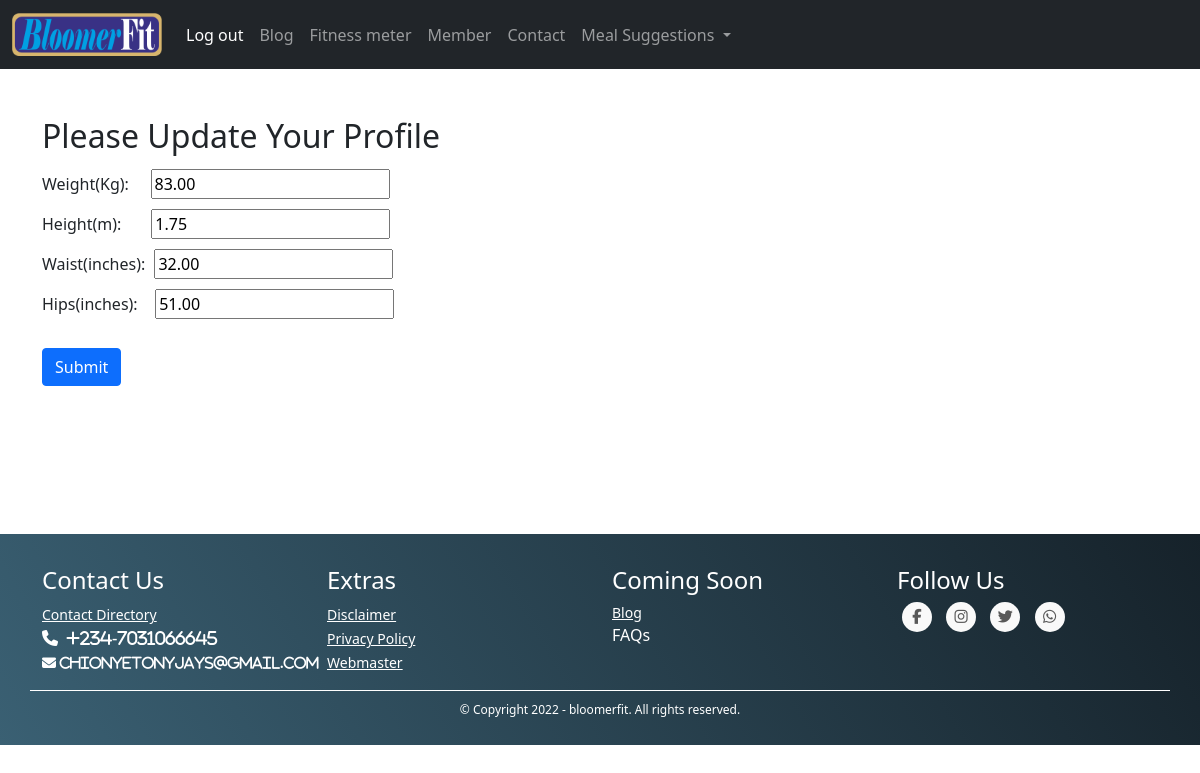
Screenshot of /profile/ (signed in) with the database file from the repository.
### user/models.py (models this page shows, shortened)
class User(AbstractBaseUser, PermissionsMixin):
    email = models.EmailField(_('email address'), unique=True)
    first_name = models.CharField(_('first name'), max_length=30, blank=True)
    last_name = models.CharField(_('last name'), max_length=30, blank=True)
    date_joined = models.DateTimeField(_('date joined'), auto_now_add=True)
    is_active = models.BooleanField(default=True)
    is_staff = models.BooleanField(default=False)
    weight=models.DecimalField(max_digits=5, decimal_places=2, default= 1.10)
    height=models.DecimalField(max_digits=5, decimal_places=2, default= 1.10)
    waist=models.DecimalField(max_digits=5, decimal_places=2, default= 1.10)
    hips=models.DecimalField(max_digits=5, decimal_places=2, default= 1.10)
    GENDER=(
        ('MALE', 'Male'),
        ('FEMALE', 'Female'),
    )
    gender = models.CharField(max_length=6, choices=GENDER, default='Male')
    objects = UserManager()
    USERNAME_FIELD = 'email'
    REQUIRED_FIELDS = []
    class Meta:
        verbose_name = _('user')
        verbose_name_plural = _('users')

### user/views.py (the view, shortened to what this page needs)
# urls.py: path('profile/', views.profile, name='profile'),
@login_required
def profile(request):
	u = User.objects.get(email=request.user.email)
	log=StatsLogin()
	form = NewUserChangeForm()
	weight=u.weight
	height=u.height
	waist=u.waist
	hips=u.hips
	return render(request, "user/profile.html", {'form':form, 'weight':weight, 'height':height, 'waist':waist, 'hips':hips })

### user/forms.py
class NewUserChangeForm(UserChangeForm):
    class Meta:
        model = User
        fields = ('weight', 'height','waist', 'hips')
        weight = forms.DecimalField(
            widget=forms.NumberInput(attrs={
                "class": "form-control"
            })
        )
        height = forms.DecimalField(
            widget=forms.NumberInput(attrs={
                "class": "form-control"
            })
        )
        waist = forms.DecimalField(
            widget=forms.NumberInput(attrs={
                "class": "form-control"
            })
        )
        hips = forms.DecimalField(
            widget=forms.NumberInput(attrs={
                "class": "form-control"
            })
        )

### user/templates/user/profile.html (shortened to what this page needs)
{% extends "user/base.html" %}
{% load crispy_forms_tags %}
{% block body %}
<div class="container py-5">
  <h2>Please Update Your Profile</h2>
  <form action="{% url 'user:profile' %}" method="POST">
      <div class="fieldWrapper">
          <label for="{{ form.weight.id_for_label }}">Weight(Kg):</label>&nbsp;&nbsp;&nbsp;
          <input id="weight" type="text" name="weight" value="{{ weight }}">
      </div>
      <div class="fieldWrapper">
          <label for="{{ form.height.id_for_label }}">Height(m):</label>&nbsp;&nbsp;&nbsp;&nbsp;&nbsp;
          <input id="height" type="text" name="height" value="{{ height }}">
      </div>
      <div class="fieldWrapper">
          <label for="{{ form.waist.id_for_label }}">Waist(inches):</label>
          <input id="waist" type="text" name="waist" value="{{ waist }}">
      </div>
      <div class="fieldWrapper">
          <label for="{{ form.hips.id_for_label }}">Hips(inches):</label>&nbsp;&nbsp;
          <input id="hips" type="text" name="hips" value="{{ hips }}">
      </div>
          <br> <button class="btn btn-primary" type="submit">Submit</button>
  </form>
</div>
{% endblock %}

### user/templates/user/profile.html (style rules this page uses)
input { margin: 5px }

### rows the page displays
User: weight "83.00", height "1.75", waist "32.00", hips "51.00"
